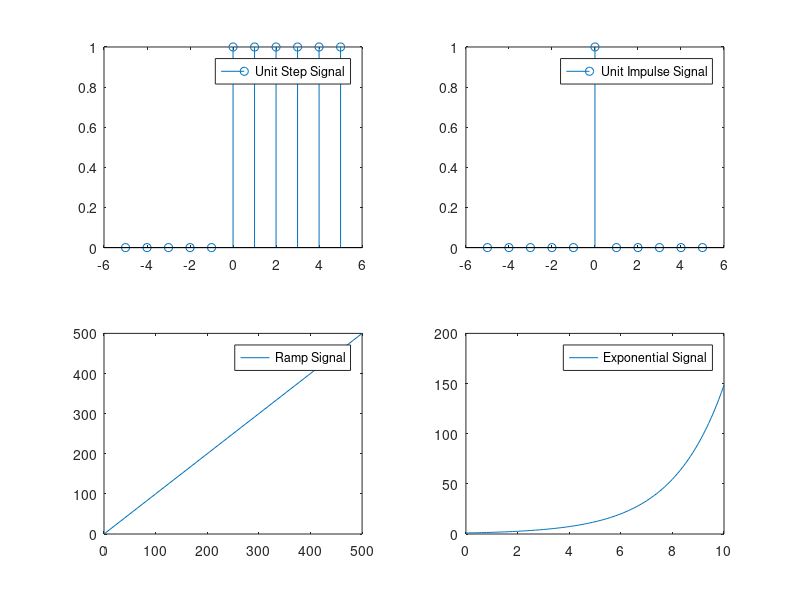

Write the MATLAB code that produced this figure.
%% Define time axis(for unit step and impulse signals)

t = -5:1:5;   % from -5 to 10 with step size 0.1

%% Unit Step Signal
u = double(t >= 0);   % u(t) = 1 for t>=0, else 0
subplot(2,2,1);
stem(t,u);   % discrete style plot % use plot for continuous style plot
legend('Unit Step Signal');
hold;

%% Unit Impulse Signal
delta = double(t == 0);   % δ(t) = 1 at t=0, else 0
subplot(2,2,2);
stem(t,delta); % discrete style plot % use plot for continuous style plot
legend('Unit Impulse Signal');
hold ;

%% Ramp Signal
h = 0:100:500; % time axis for ramp signal
r = h .* (h >= 0);   % r(t) = t for t>=0, else 0
subplot(2,2,3);
plot(h,r);
legend('Ramp Signal');
hold;

%% Exponential Signal
v = 0:0.1:10; % time axis for exponential signal
a = 0.5;           
x = exp(a*v) .* (v >= 0);   
subplot(2,2,4);
plot(v,x);
legend('Exponential Signal');
hold ;